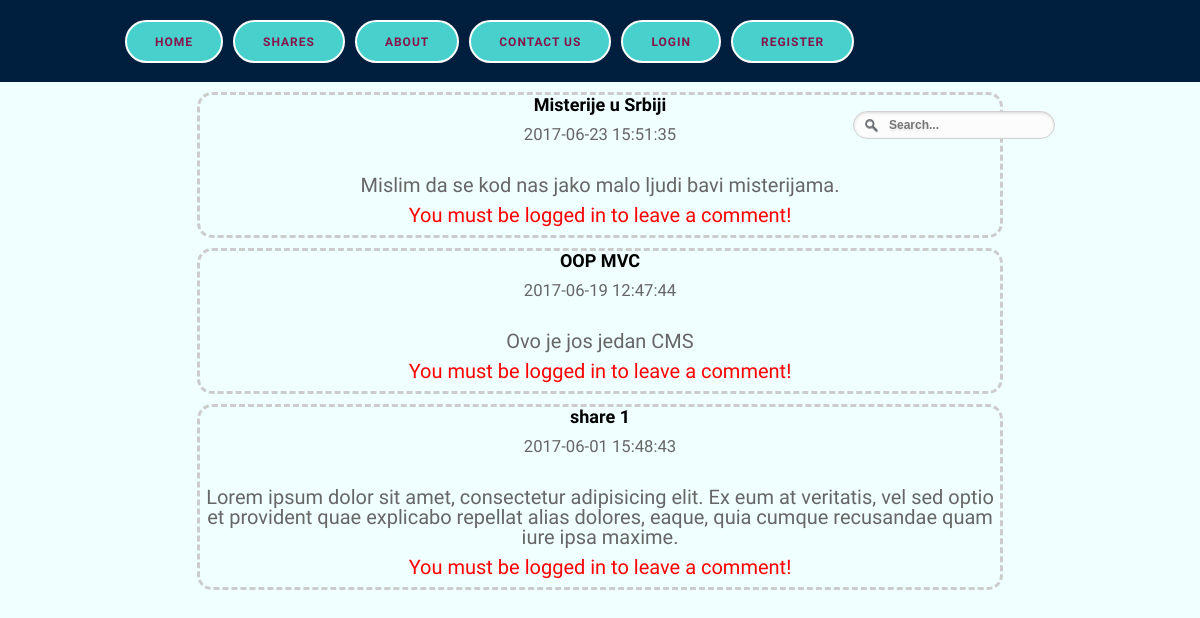
The page /shares on the database as committed earlier.
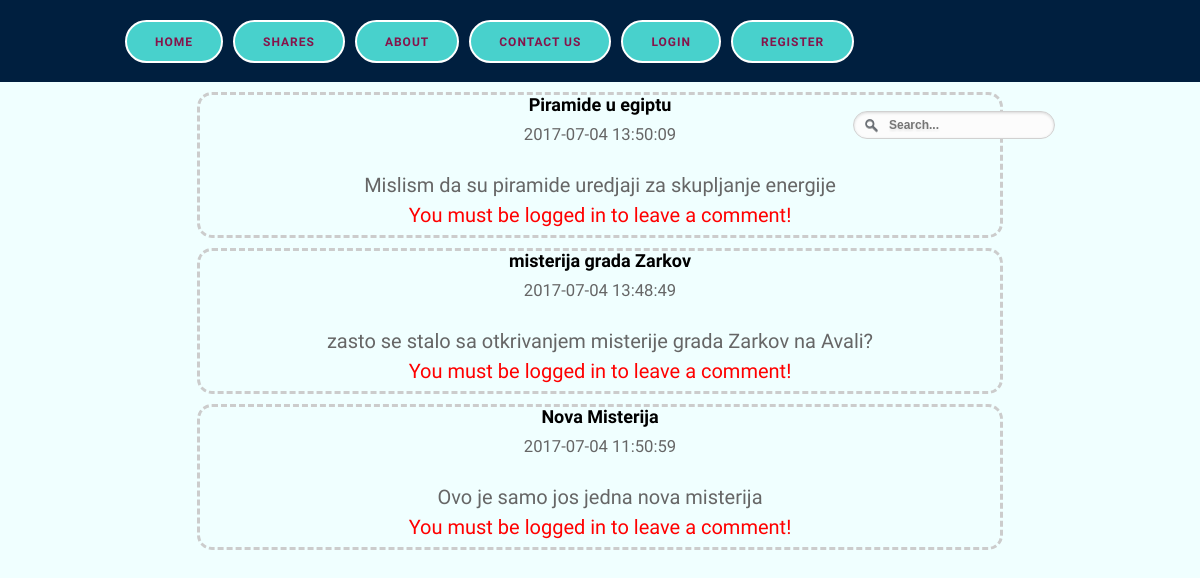
The same page on the database as committed later.
### tables this page shows
CREATE TABLE IF NOT EXISTS `shares` (
  `id` int(11) NOT NULL AUTO_INCREMENT,
  `user_id` int(11) NOT NULL,
  `title` varchar(255) NOT NULL,
  `body` text NOT NULL,
  `create_date` datetime NOT NULL DEFAULT CURRENT_TIMESTAMP,
  PRIMARY KEY (`id`)
);

### classes/Bootstrap.php (called while the page is built)
<?php
class Bootstrap{
	private $controller;
	private $action;
	private $request;
	public function __construct($request){
		$this->request = $request;
		if ($this->request['controller'] == '') {
			$this->controller = 'home';
		}else{
			$this->controller = $this->request['controller'];
		}
		if ($this->request['action'] == '') {
			$this->action = 'index';
		}else{
			$this->action = $this->request['action'];
		}
	}
	public function createController(){
		if (class_exists($this->controller)) {
			$parents = class_parents($this->controller);
			if (in_array("Controller", $parents)) {
				if (method_exists($this->controller, $this->action)) {
					return new $this->controller($this->action, $this->request);
				}else{
					echo "<h1>Method does not exist</h1>";
					return;
				}
			}else{
					echo "<h1>Base controller not found</h1>";
					return;
			}
		}
		else{
					echo "<h1>Controller class does not exist</h1>";
					return;
		}
	}
}
 ?>

### views/main.php (called while the page is built)
<?php include 'includes/header.php'; ?>

### controllers/shares.php (called while the page is built, shortened)
<?php
class Shares extends Controller{
	protected function Index(){
		$viewmodel = new ShareModel();
		$this->returnView($viewmodel->Index(), true);
	}
}
 ?>

### classes/Model.php (called while the page is built, shortened)
<?php
abstract class Model{
	protected $dbh;
	protected $stmt;
	public function __construct(){
		$this->dbh = new PDO("mysql:host=".DB_HOST.";dbname=".DB_NAME, DB_USER, DB_PASS);
	}
	public function query($query){
		$this->stmt = $this->dbh->prepare($query);
	}
	public function execute(){
		$this->stmt->execute();
	}
	public function resultSet(){
		$this->execute();
		return $this->stmt->fetchAll(PDO::FETCH_ASSOC);
	}
}
 ?>

### models/share.php (called while the page is built, shortened)
<?php
class ShareModel extends Model{
	public function Index(){
		$this->query('SELECT * FROM shares ORDER BY create_date DESC');
		$rows = $this->resultSet();
		return $rows;
	}
}
 ?>

### views/shares/index.php (the view)
<div>
	<?php foreach($viewmodel as $item): ?>
		<div class="well">
			<h3 class="cen"><?php echo $item['title']; ?></h3>
			<p class="cen"><small><?php echo $item['create_date']; ?></small></p>
			<br>
			<p class="cen"><?php echo $item['body']; ?></p>
		<?php if(isset($_SESSION['is_logged_in'])): ?>
			<a href="<?php echo ROOT_PATH; ?>shares/add" class="dugme">Share Something</a>
		<?php else: ?>
			<p style="color: red" class="cen">You must be logged in to leave a comment!</p>
		<?php endif; ?>
		</div>
	<?php endforeach; ?>
</div>

### index.php (shortened to what this page needs)
<?php
require 'classes/Bootstrap.php';
require 'classes/Controller.php';
require 'classes/Model.php';
require 'controllers/shares.php';
require 'models/share.php';
$bootstrap = new Bootstrap($_GET);
$controller = $bootstrap->createController();
if ($controller) {
    $controller->executeAction();
}
 ?>

### classes/Controller.php (shortened to what this page needs)
<?php
abstract class Controller{
	protected $action;
	public function __construct($action, $request){
		$this->action = $action;
	}
	public function executeAction(){
		return $this->{$this->action}();
	}
	protected function returnView($viewmodel, $fullview){
		$view = 'views/'. get_class($this). '/' . $this->action . '.php';
		if ($fullview) {
			require 'views/main.php';
		}else{
			require $view;
		}
	}
}
 ?>

### includes/header.php (shortened to what this page needs)
<!doctype html>
<html>
<head>
<link rel="stylesheet" type="text/css" href="assets/css/style.css">
<link href="searchf/form.css" rel="stylesheet" type="text/css" />
</head>
<body>
  <header id="header" class="negativ">
        <div class="wrapper">
            <nav id="nav">
                <ul>
                    <li><a href="<?php echo ROOT_URL; ?>" class="dugme">Home</a></li>
                    <li><a href="<?php echo ROOT_URL; ?>shares" class="dugme">Shares</a></li>
                    <li><a href="<?php echo ROOT_URL; ?>about" class="dugme">About</a></li>
                    <li><a href="<?php echo ROOT_URL; ?>contact" class="dugme">Contact Us</a></li>
                <?php if(isset($_SESSION['is_logged_in'])): ?>
                  <li><a href="<?php echo ROOT_URL; ?>" class="dugme">Welcome <?php echo $_SESSION['user_data']['name']; ?></a></li>
                  <li><a href="<?php echo ROOT_URL; ?>users/logout" class="dugme">Logout</a></li>
                <?php else: ?>
                  <li><a href="<?php echo ROOT_URL; ?>users/login" class="dugme">Login</a></li>
                  <li><a href="<?php echo ROOT_URL; ?>users/register" class="dugme">Register</a></li>
                <?php endif; ?>
                  <form method="post" action="<?php echo ROOT_URL; ?>search/index" id="search">
                  <input name="q" type="text" size="40" placeholder="Search..." />
                </form>
                </ul>
            </nav>
        </div>
    </header>
 <div class="container">
      <div class="row">
        <?php require($view); ?>
      </div>
    </div>
</body>
</html>

### assets/css/style.css (style rules this page uses)
p { margin:0 0 0.5em; }
.negativ { color:#FF6347; }
a:link, a:visited { color:#001f3f; text-decoration:none; }
.negativ a:link, .negativ a:visited { color:#FFF; text-decoration:none; }
.wrapper { width:auto; margin:0 auto; height: auto; overflow:hidden; }
.well { width: 800px; border: 3px dashed #ccc; border-radius: 15px; margin: 10px auto; }
.cen { text-align: center; }
#nav { float:right; margin-right: 25px; }
#nav ul { list-style:none; margin:0; padding:0; }
#nav ul li { float:left; }
#nav ul li a { color: #85144b; }
.dugme { background: #48D1CC; border: 2px solid #094186; border-radius: 25px; color: #001f3f; display: inline-block; font-size: 12px; font-weight: 700; letter-spacing: 1px; line-height: 1; padding: 14px 28px 13px; margin:20px 5px; text-transform: uppercase; transition: all 0.2s ease; }
.negativ .dugme { border: 2px solid #FFF; color: #FFF; }
@media screen and (min-width:1024px) and (max-width:1260px) { .wrapper { width:960px; } }
* { padding:0; margin:0; outline:0; }
body { font-family: 'Berkshire Swash', cursive; font-size:20px; line-height:20px; color:#666; background: #F0FFFF; }
a { color:#364f86; text-decoration: none; cursor:pointer; }
h1, h2, h3, h4, h5 { font-family: "Oswald", Arial, sans-serif; padding-bottom:8px; color: black; }
h3 { font-size:18px; line-height:20px; }
#header { background:#001f3f; height:82px; }
#header a { color:#FF6347 }

### searchf/form.css (style rules this page uses)
#search { float: right; margin-top: 28px; margin-left: 15px; }
#search input[type="text"] { background: url(search-dark.png) no-repeat 10px 6px #fcfcfc; border: 1px solid #d1d1d1; font: bold 12px Arial,Helvetica,Sans-serif; color: #bebebe; width: 150px; padding: 6px 15px 6px 35px; -webkit-border-radius: 20px; -moz-border-radius: 20px; border-radius: 20px; text-shadow: 0 2px 3px rgba(0, 0, 0, 0.1); -webkit-box-shadow: 0 1px 3px rgba(0, 0, 0, 0.15) inset; -moz-box-shadow: 0 1px 3px rgba(0, 0, 0, 0.15) inset; box-shadow: 0 1px 3px rgba(0, 0, 0, 0.15) inset; -webkit-transition: all 0.7s ease 0s; -moz-transition: all 0.7s ease 0s; -o-transition: all 0.7s ease 0s; transition: all 0.7s ease 0s; }

Rows that differ between the two databases and show on the page:
removed shares: title "Misterije u Srbiji", create_date "2017-06-23 15:51:35", body "Mislim da se kod nas jako malo ljudi bavi misterijama."
removed shares: title "OOP MVC", create_date "2017-06-19 12:47:44", body "Ovo je jos jedan CMS"
removed shares: title "share 1", create_date "2017-06-01 15:48:43", body "Lorem ipsum dolor sit amet, consectetur adipisicing elit. Ex eum at veritatis, vel sed optio et provident quae explicabo repellat alias dolores, eaque, quia cumque recusandae quam iure ipsa maxime."
added shares: title "Piramide u egiptu", create_date "2017-07-04 13:50:09", body "Mislism da su piramide uredjaji za skupljanje energije"
added shares: title "misterija grada Zarkov", create_date "2017-07-04 13:48:49", body "zasto se stalo sa otkrivanjem misterije grada Zarkov na Avali?"
added shares: title "Nova Misterija", create_date "2017-07-04 11:50:59", body "Ovo je samo jos jedna nova misterija"
